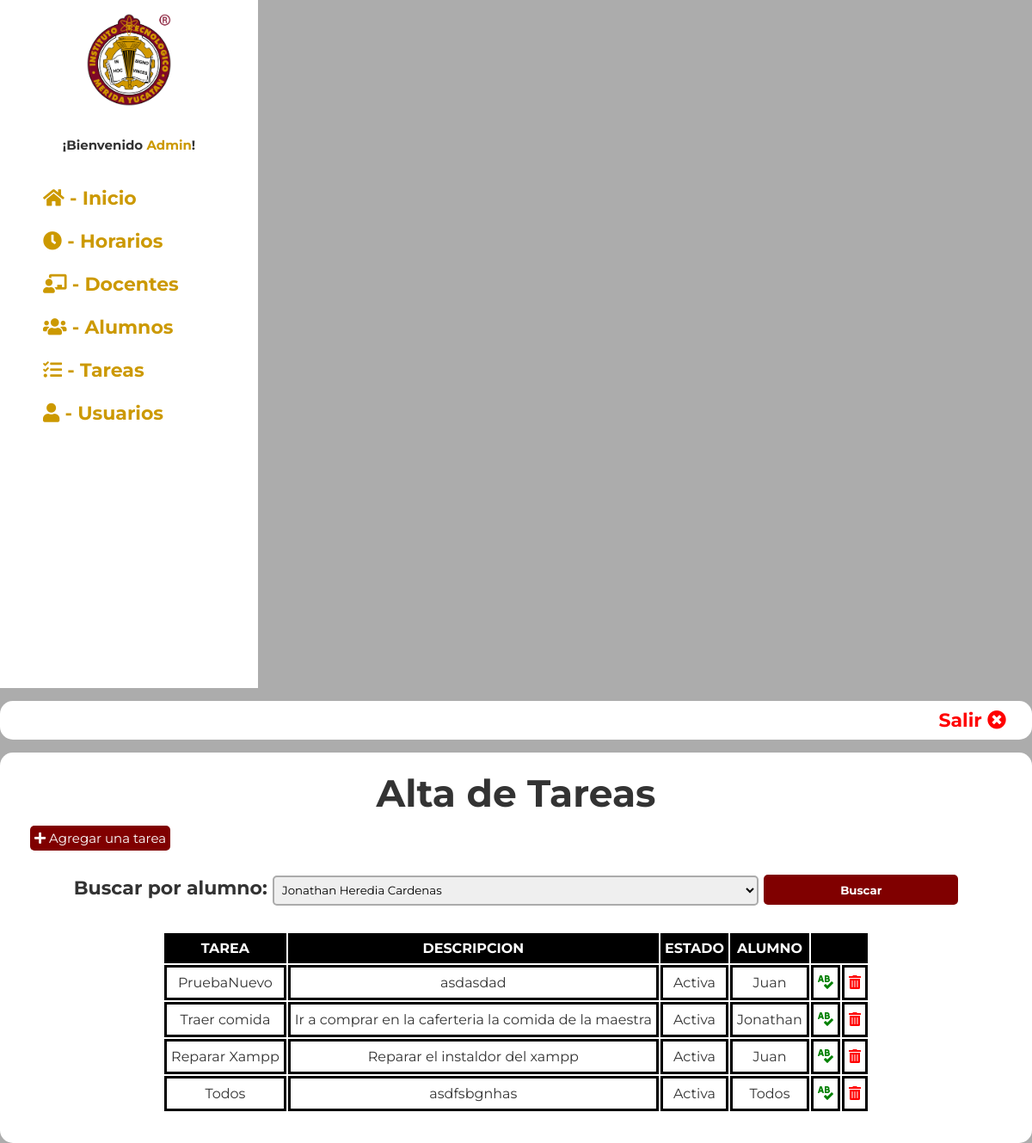
Page /admin/tareas_p.php?busca_alumno=Jonathan (signed in) on the committed database.
### tables this page shows
CREATE TABLE `tareas` (
  `id_tarea` int(5) NOT NULL,
  `nombre_tarea` varchar(255) DEFAULT NULL,
  `descripcion` varchar(255) DEFAULT NULL,
  `estado` varchar(255) DEFAULT NULL,
  `usuario` int(5) DEFAULT NULL
);

CREATE TABLE `alumnos` (
  `id` int(5) NOT NULL,
  `nombres` varchar(255) DEFAULT NULL,
  `apellidos` varchar(255) DEFAULT NULL,
  `email` varchar(255) DEFAULT NULL,
  `contrasena` varchar(255) DEFAULT NULL,
  `matricula` varchar(9) DEFAULT NULL,
  `carrera` varchar(255) NOT NULL,
  `sexo` varchar(255) NOT NULL,
  `ingreso` int(3) NOT NULL,
  `rol` varchar(255) NOT NULL
);

### admin/tareas_p.php (the view, shortened to what this page needs)
<!DOCTYPE html>
<html lang="en">
<head>
    <link rel="stylesheet" href="https://cdnjs.cloudflare.com/ajax/libs/font-awesome/5.15.4/css/all.min.css"/>
    <link rel="stylesheet" href="styles.css"/>
</head>
<body class="panel">
    <div class="contenedor">
        <?php include "menu_panel.php"?>
        <div class="cont_panel">
            <div class="header_panel">
                <a href="salir.php">Salir <i class="fas fa-times-circle"></i></a>
            </div>
            <div class="info_panel">
                <h1>Alta de Tareas</h1>
                <br>
                <div class="cont_info">
                <a href="crear_tarea.php" class="btn"><i class="fas fa-plus"></i> Agregar una tarea</a><br><br>
                <form class="buscar" action="" method="get">
                    <label for="" class="bs_docente">Buscar por alumno:</label>
                    <select name="busca_alumno" class="bs_docentes">
                        <?php require "conexion.php";
                        $variable_alumno = $_GET['busca_alumno'];
                        $todos_alumnos = "SELECT * FROM alumnos WHERE id > 1 ORDER BY id ASC";
                        $resultado_alumnos = mysqli_query($conectar, $todos_alumnos);
                        while ($fila_alumnos = mysqli_fetch_assoc($resultado_alumnos)){
                        ?>
                            <option value="<?php echo $fila_alumnos['nombres']; ?>" class="bs_docentes"
                            <?php  if ($fila_alumnos["nombres"] == $variable_alumno){
                                        echo "selected";
                                }?>>
                                <?php echo $fila_alumnos['nombres']; ?> <?php echo $fila_alumnos['apellidos']; ?></option>
                        <?php }?>
                    </select>
                    <button type="submit" name="buscar">Buscar</button>
                </form><br>
                <table class="tablaspanel">
                        <tr>
                            <th>TAREA</th>
                            <th>DESCRIPCION</th>
                            <th>ESTADO</th>
                            <th>ALUMNO</th>
                            <th colspan="2"></th>
                        </tr>
                        <?php require "conexion.php";
                        if (isset($_GET['buscar']) and $_GET['busca_alumno']) {
                            $alumno = $_GET['busca_alumno'];
                            $todos_datos = "SELECT * FROM tareas
                            INNER JOIN alumnos ON tareas.usuario = alumnos.id
                            WHERE nombres LIKE '%$alumno%'";
                        } else {
                            $todos_datos = "SELECT * FROM tareas
                            INNER JOIN alumnos ON tareas.usuario = alumnos.id";
                        }
                        $resultado = mysqli_query($conectar, $todos_datos);
                        while ($fila = mysqli_fetch_assoc($resultado)){
                        ?>
                            <tr>
                                <td>
                                    <?php echo $fila['nombre_tarea']; ?>
                                </td>
                                <td><?php echo $fila['descripcion']; ?></td>
                                <td><?php echo $fila['estado']; ?></td>
                                <td><?php echo $fila['nombres']; ?></td>
                                <td><a class="editar" href="editar_tarea.php?id=<?php echo $fila['id_tarea']; ?>"><i class="fas fa-spell-check"></i></a></td>
                                <td><a class="eliminar" href="#" onClick="validar('eliminar_tarea.php?id=<?php echo $fila['id_tarea']; ?>')"><i class="fas fa-trash-alt"></i></a></td>
                            </tr>
                        <?php }?>
                    </table>
                </div>
            </div>
        </div>
    </div>
</body>
</html>

### admin/styles.css (style rules this page uses)
* { margin: 0; padding: 0; box-sizing: border-box; font-family: 'Montserrat', sans-serif; }
:root { --color1: #800000; --color2: #c90; --color3: #999999; }
body { padding: 50px; font-family: Arial, Helvetica, sans-serif; font-size: 22px; line-height:25px; color: #333; margin: auto; }
.campos form input, button, select, textarea { width: 100%; height: 35px; margin: 5px 0; padding: 5px; color: #000000; border-radius: 5px; border: #ababab 2px solid; }
.btn { background-color: var(--color1); color: white; border: none; text-decoration: none; padding: 5px; border-radius: 5px; font-size: 15px; }
.header_panel { text-align: right; background-color: white; border-radius: 15px; padding: 10px; }
.header_panel a { color: red; font-weight: bold; text-decoration: none; margin-right: 20px; }
.panel { padding: 0; background-color: #acacac; }
.cont_panel { width: 1200px; margin-top: 15px; vertical-align: top; display: inline-block; }
.info_panel { text-align: center; padding: 35px; background-color: white; border-radius: 15px; margin-top: 15px; }
.cont_info { text-align: left; }
.tablaspanel { margin: auto; font-size: 16px; text-align: center; }
.tablaspanel td { border: black 3px solid; padding: 5px; }
.tablaspanel th { background-color: black; color: #fff; padding: 5px; }
.eliminar { color: red; }
.editar { color: green; }
.bs_docentes { width: 50%; }
.buscar { text-align: center; font-weight: bold; }
.buscar button { width: 20%; background-color: var(--color1); color: white; font-weight: bold; border: none; }

### rows in the picture
tareas: nombre_tarea "PruebaNuevo", descripcion "asdasdad", estado "Activa", usuario.nombres "Juan"
tareas: nombre_tarea "Traer comida", descripcion "Ir a comprar en la caferteria la comida de la maestra", estado "Activa", usuario.nombres "Jonathan"
tareas: nombre_tarea "Reparar Xampp", descripcion "Reparar el instaldor del xampp", estado "Activa", usuario.nombres "Juan"
tareas: nombre_tarea "Todos", descripcion "asdfsbgnhas", estado "Activa", usuario.nombres "Todos"

### other values in the picture
$usuario "Admin"
form field busca_alumno "Jonathan Heredia Cardenas"
